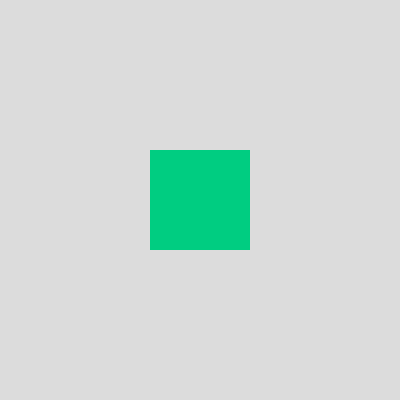
Frame 1 (no input)
Frame 60 (no input): identical to frame 1, image omitted
Frame 120 (the mouse pressed at the canvas centre since frame 60): identical to frame 1, image omitted

The p5.js sketch that drew this single still picture (run headless with seeded random() and noise() and a simulated clock; from frame 60 on, the mouse is pressed at the canvas centre):

// p5.js sketch
// ── sketch.js
function setup() {
  createCanvas(400, 400);
}

function draw() {
  background(220);
  noStroke();
  fill(0, 205, 129);// 塗りの色を緑に指定
  rect(150, 150, 100, 100);
}
